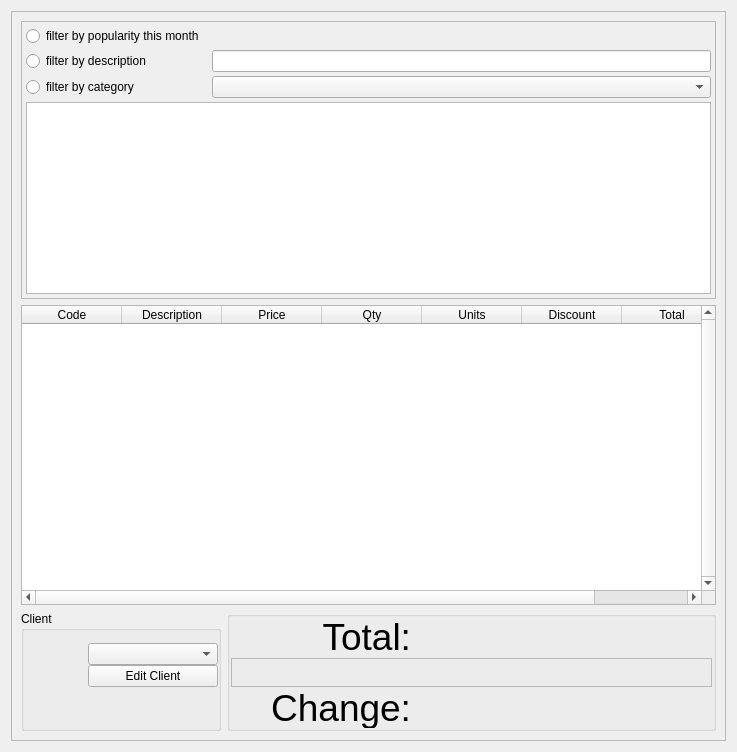
      <widget class="QWidget" name="page_Main">
       <layout class="QHBoxLayout">
        <item>
         <widget class="QFrame" name="frame">
          <property name="frameShape">
           <enum>QFrame::StyledPanel</enum>
          </property>
          <property name="frameShadow">
           <enum>QFrame::Raised</enum>
          </property>
          <layout class="QGridLayout">
           <item row="0" column="0" colspan="2">
            <widget class="QFrame" name="frameGridView">
             <property name="sizePolicy">
              <sizepolicy hsizetype="Expanding" vsizetype="Expanding">
               <horstretch>0</horstretch>
               <verstretch>0</verstretch>
              </sizepolicy>
             </property>
             <property name="frameShape">
              <enum>QFrame::StyledPanel</enum>
             </property>
             <property name="frameShadow">
              <enum>QFrame::Raised</enum>
             </property>
             <layout class="QGridLayout">
              <property name="margin">
               <number>4</number>
              </property>
              <property name="spacing">
               <number>4</number>
              </property>
              <item row="1" column="0">
               <widget class="QRadioButton" name="rbFilterByDesc">
                <property name="text">
                 <string>filter by description</string>
                </property>
               </widget>
              </item>
              <item row="1" column="2">
               <widget class="QLineEdit" name="editFilterByDesc"/>
              </item>
              <item row="2" column="0">
               <widget class="QRadioButton" name="rbFilterByCategory">
                <property name="text">
                 <string>filter by category</string>
                </property>
               </widget>
              </item>
              <item row="2" column="2">
               <widget class="QComboBox" name="comboFilterByCategory"/>
              </item>
              <item row="3" column="0" colspan="3">
               <widget class="QListView" name="listView"/>
              </item>
              <item row="0" column="0">
               <widget class="QRadioButton" name="rbFilterByPopularity">
                <property name="text">
                 <string>filter by popularity this month</string>
                </property>
               </widget>
              </item>
             </layout>
            </widget>
           </item>
           <item row="1" column="0" colspan="2">
            <widget class="QTableWidget" name="tableWidget">
             <property name="enabled">
              <bool>true</bool>
             </property>
             <property name="sizePolicy">
              <sizepolicy hsizetype="Expanding" vsizetype="Expanding">
               <horstretch>0</horstretch>
               <verstretch>0</verstretch>
              </sizepolicy>
             </property>
             <property name="minimumSize">
              <size>
               <width>0</width>
               <height>300</height>
              </size>
             </property>
             <property name="focusPolicy">
              <enum>Qt::NoFocus</enum>
             </property>
             <property name="styleSheet">
              <string notr="true"/>
             </property>
             <property name="frameShape">
              <enum>QFrame::StyledPanel</enum>
             </property>
             <property name="verticalScrollBarPolicy">
              <enum>Qt::ScrollBarAlwaysOn</enum>
             </property>
             <property name="editTriggers">
              <set>QAbstractItemView::NoEditTriggers</set>
             </property>
             <property name="tabKeyNavigation">
              <bool>false</bool>
             </property>
             <property name="showDropIndicator" stdset="0">
              <bool>true</bool>
             </property>
             <property name="dragDropOverwriteMode">
              <bool>true</bool>
             </property>
             <property name="alternatingRowColors">
              <bool>false</bool>
             </property>
             <property name="selectionMode">
              <enum>QAbstractItemView::SingleSelection</enum>
             </property>
             <property name="selectionBehavior">
              <enum>QAbstractItemView::SelectRows</enum>
             </property>
             <property name="showGrid">
              <bool>false</bool>
             </property>
             <property name="cornerButtonEnabled">
              <bool>false</bool>
             </property>
             <column>
              <property name="text">
               <string>Code</string>
              </property>
             </column>
             <column>
              <property name="text">
               <string>Description</string>
              </property>
             </column>
             <column>
              <property name="text">
               <string>Price</string>
              </property>
             </column>
             <column>
              <property name="text">
               <string>Qty</string>
              </property>
             </column>
             <column>
              <property name="text">
               <string>Units</string>
              </property>
             </column>
             <column>
              <property name="text">
               <string>Discount</string>
              </property>
             </column>
             <column>
              <property name="text">
               <string>Total</string>
              </property>
             </column>
            </widget>
           </item>
           <item row="2" column="0">
            <widget class="QGroupBox" name="groupClient">
             <property name="sizePolicy">
              <sizepolicy hsizetype="Minimum" vsizetype="Minimum">
               <horstretch>0</horstretch>
               <verstretch>0</verstretch>
              </sizepolicy>
             </property>
             <property name="minimumSize">
              <size>
               <width>200</width>
               <height>120</height>
              </size>
             </property>
             <property name="title">
              <string>Client</string>
             </property>
             <layout class="QGridLayout">
              <property name="margin">
               <number>0</number>
              </property>
              <property name="spacing">
               <number>0</number>
              </property>
              <item row="0" column="0">
               <widget class="QLabel" name="lblClientPhoto">
                <property name="sizePolicy">
                 <sizepolicy hsizetype="Minimum" vsizetype="Minimum">
                  <horstretch>0</horstretch>
                  <verstretch>0</verstretch>
                 </sizepolicy>
                </property>
                <property name="minimumSize">
                 <size>
                  <width>64</width>
                  <height>64</height>
                 </size>
                </property>
                <property name="maximumSize">
                 <size>
                  <width>64</width>
                  <height>64</height>
                 </size>
                </property>
                <property name="text">
                 <string/>
                </property>
                <property name="scaledContents">
                 <bool>true</bool>
                </property>
                <property name="alignment">
                 <set>Qt::AlignCenter</set>
                </property>
               </widget>
              </item>
              <item row="0" column="1">
               <layout class="QVBoxLayout">
                <property name="spacing">
                 <number>0</number>
                </property>
                <item>
                 <widget class="QComboBox" name="comboClients"/>
                </item>
                <item>
                 <widget class="QPushButton" name="editClient">
                  <property name="text">
                   <string>Edit Client</string>
                  </property>
                 </widget>
                </item>
                <item>
                 <widget class="QLabel" name="lblClientDiscount">
                  <property name="text">
                   <string/>
                  </property>
                 </widget>
                </item>
                <item>
                 <widget class="QLabel" name="labelClientDiscounted">
                  <property name="text">
                   <string/>
                  </property>
                  <property name="indent">
                   <number>7</number>
                  </property>
                 </widget>
                </item>
               </layout>
              </item>
             </layout>
            </widget>
           </item>
           <item row="2" column="1">
            <widget class="QGroupBox" name="groupTotals">
             <property name="sizePolicy">
              <sizepolicy hsizetype="Minimum" vsizetype="Maximum">
               <horstretch>0</horstretch>
               <verstretch>0</verstretch>
              </sizepolicy>
             </property>
             <property name="minimumSize">
              <size>
               <width>0</width>
               <height>120</height>
              </size>
             </property>
             <property name="styleSheet">
              <string notr="true"/>
             </property>
             <property name="title">
              <string/>
             </property>
             <property name="alignment">
              <set>Qt::AlignRight|Qt::AlignTrailing|Qt::AlignVCenter</set>
             </property>
             <property name="flat">
              <bool>false</bool>
             </property>
             <layout class="QGridLayout">
              <property name="leftMargin">
               <number>1</number>
              </property>
              <property name="topMargin">
               <number>0</number>
              </property>
              <property name="rightMargin">
               <number>1</number>
              </property>
              <property name="bottomMargin">
               <number>0</number>
              </property>
              <property name="spacing">
               <number>1</number>
              </property>
              <item row="0" column="0">
               <widget class="QLabel" name="labelTotalpre">
                <property name="sizePolicy">
                 <sizepolicy hsizetype="MinimumExpanding" vsizetype="Minimum">
                  <horstretch>0</horstretch>
                  <verstretch>0</verstretch>
                 </sizepolicy>
                </property>
                <property name="minimumSize">
                 <size>
                  <width>180</width>
                  <height>40</height>
                 </size>
                </property>
                <property name="maximumSize">
                 <size>
                  <width>200</width>
                  <height>40</height>
                 </size>
                </property>
                <property name="font">
                 <font>
                  <pointsize>28</pointsize>
                 </font>
                </property>
                <property name="layoutDirection">
                 <enum>Qt::LeftToRight</enum>
                </property>
                <property name="frameShape">
                 <enum>QFrame::NoFrame</enum>
                </property>
                <property name="text">
                 <string>Total:</string>
                </property>
                <property name="scaledContents">
                 <bool>true</bool>
                </property>
                <property name="alignment">
                 <set>Qt::AlignRight|Qt::AlignTrailing|Qt::AlignVCenter</set>
                </property>
                <property name="indent">
                 <number>0</number>
                </property>
               </widget>
              </item>
              <item row="0" column="1">
               <widget class="QLabel" name="labelTotal">
                <property name="sizePolicy">
                 <sizepolicy hsizetype="MinimumExpanding" vsizetype="Minimum">
                  <horstretch>0</horstretch>
                  <verstretch>0</verstretch>
                 </sizepolicy>
                </property>
                <property name="minimumSize">
                 <size>
                  <width>300</width>
                  <height>40</height>
                 </size>
                </property>
                <property name="maximumSize">
                 <size>
                  <width>16777215</width>
                  <height>40</height>
                 </size>
                </property>
                <property name="font">
                 <font>
                  <pointsize>28</pointsize>
                 </font>
                </property>
                <property name="layoutDirection">
                 <enum>Qt::LeftToRight</enum>
                </property>
                <property name="frameShape">
                 <enum>QFrame::NoFrame</enum>
                </property>
                <property name="text">
                 <string/>
                </property>
                <property name="scaledContents">
                 <bool>true</bool>
                </property>
                <property name="alignment">
                 <set>Qt::AlignRight|Qt::AlignTrailing|Qt::AlignVCenter</set>
                </property>
               </widget>
              </item>
              <item row="1" column="0" colspan="2">
               <widget class="QLabel" name="totaltitle">
                <property name="sizePolicy">
                 <sizepolicy hsizetype="Expanding" vsizetype="Minimum">
                  <horstretch>0</horstretch>
                  <verstretch>0</verstretch>
                 </sizepolicy>
                </property>
                <property name="styleSheet">
                 <string notr="true"/>
                </property>
                <property name="frameShape">
                 <enum>QFrame::StyledPanel</enum>
                </property>
                <property name="text">
                 <string/>
                </property>
                <property name="pixmap">
                 <pixmap/>
                </property>
                <property name="scaledContents">
                 <bool>false</bool>
                </property>
               </widget>
              </item>
              <item row="3" column="0">
               <widget class="QLabel" name="labelChangepre">
                <property name="sizePolicy">
                 <sizepolicy hsizetype="MinimumExpanding" vsizetype="Minimum">
                  <horstretch>0</horstretch>
                  <verstretch>0</verstretch>
                 </sizepolicy>
                </property>
                <property name="minimumSize">
                 <size>
                  <width>180</width>
                  <height>40</height>
                 </size>
                </property>
                <property name="maximumSize">
                 <size>
                  <width>200</width>
                  <height>40</height>
                 </size>
                </property>
                <property name="font">
                 <font>
                  <pointsize>28</pointsize>
                 </font>
                </property>
                <property name="layoutDirection">
                 <enum>Qt::LeftToRight</enum>
                </property>
                <property name="frameShape">
                 <enum>QFrame::NoFrame</enum>
                </property>
                <property name="text">
                 <string>Change:</string>
                </property>
                <property name="scaledContents">
                 <bool>true</bool>
                </property>
                <property name="alignment">
                 <set>Qt::AlignRight|Qt::AlignTrailing|Qt::AlignVCenter</set>
                </property>
                <property name="margin">
                 <number>0</number>
                </property>
                <property name="indent">
                 <number>0</number>
                </property>
               </widget>
              </item>
              <item row="3" column="1">
               <widget class="QLabel" name="labelChange">
                <property name="sizePolicy">
                 <sizepolicy hsizetype="MinimumExpanding" vsizetype="Minimum">
                  <horstretch>0</horstretch>
                  <verstretch>0</verstretch>
                 </sizepolicy>
                </property>
                <property name="minimumSize">
                 <size>
                  <width>300</width>
                  <height>40</height>
                 </size>
                </property>
                <property name="maximumSize">
                 <size>
                  <width>1000</width>
                  <height>40</height>
                 </size>
                </property>
                <property name="font">
                 <font>
                  <pointsize>28</pointsize>
                 </font>
                </property>
                <property name="layoutDirection">
                 <enum>Qt::LeftToRight</enum>
                </property>
                <property name="frameShape">
                 <enum>QFrame::NoFrame</enum>
                </property>
                <property name="text">
                 <string/>
                </property>
                <property name="scaledContents">
                 <bool>true</bool>
                </property>
                <property name="alignment">
                 <set>Qt::AlignRight|Qt::AlignTrailing|Qt::AlignVCenter</set>
                </property>
               </widget>
              </item>
             </layout>
            </widget>
           </item>
          </layout>
         </widget>
        </item>
       </layout>
      </widget>
